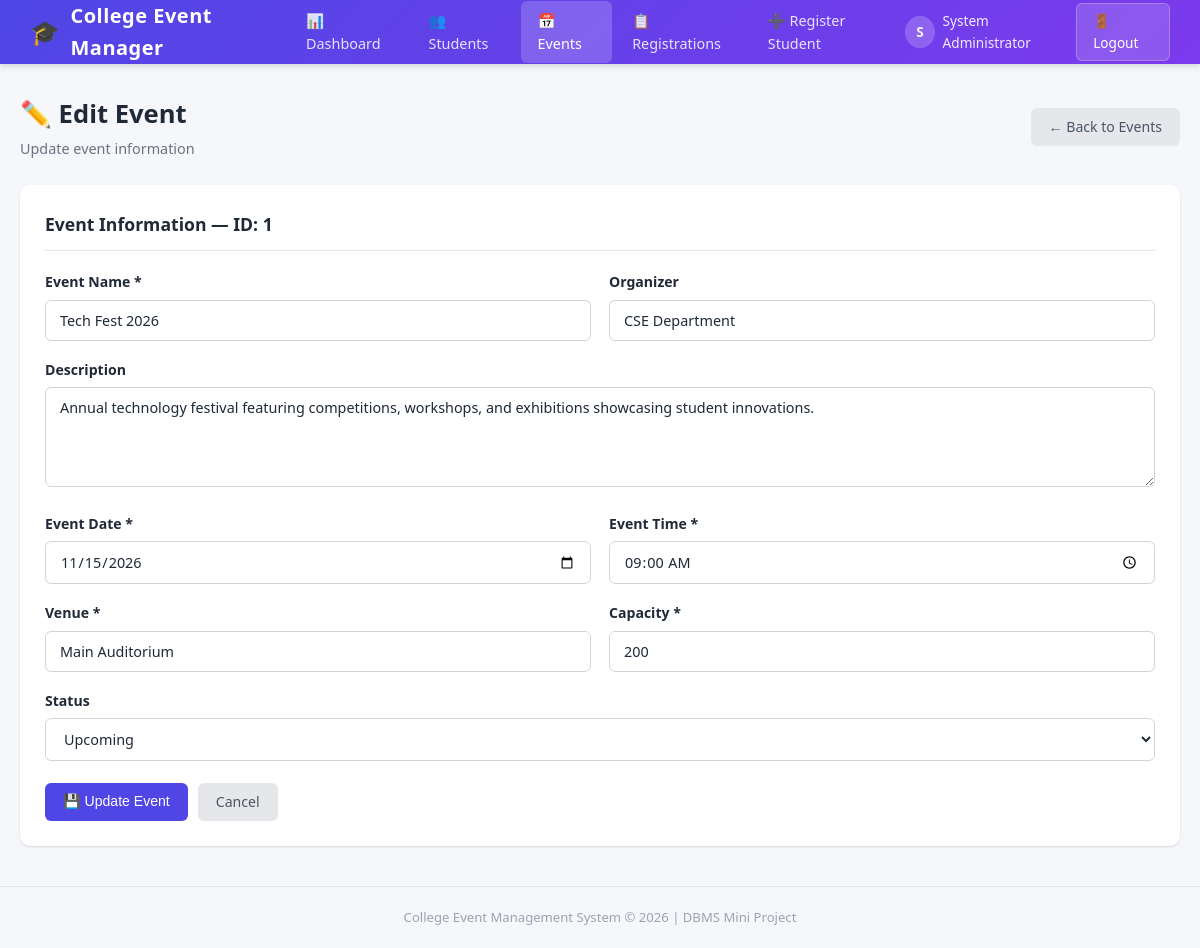
The app's page /edit_event.php?id=1 (signed in) with its own data.
### tables this page shows
CREATE TABLE events (
    event_id INT PRIMARY KEY AUTO_INCREMENT,
    event_name VARCHAR(150) NOT NULL,
    description TEXT,
    event_date DATE NOT NULL,
    event_time TIME NOT NULL,
    venue VARCHAR(150) NOT NULL,
    organizer VARCHAR(100),
    capacity INT NOT NULL,
    status ENUM('Upcoming','Ongoing','Completed','Cancelled') DEFAULT 'Upcoming',
    created_at TIMESTAMP DEFAULT CURRENT_TIMESTAMP
);

### edit_event.php (the view, shortened to what this page needs)
<?php
require_once 'header.php';
$event_id = intval($_GET['id'] ?? 0);
$stmt = mysqli_prepare($conn, "SELECT * FROM events WHERE event_id = ?");
mysqli_stmt_bind_param($stmt, "i", $event_id);
mysqli_stmt_execute($stmt);
$result = mysqli_stmt_get_result($stmt);
$event = mysqli_fetch_assoc($result);
?>
<div class="page-header">
    <div>
        <h2>✏️ Edit Event</h2>
        <p>Update event information</p>
    </div>
    <a href="events.php" class="btn btn-secondary">← Back to Events</a>
</div>
<div class="card">
    <div class="card-header">Event Information — ID: <?php echo $event_id; ?></div>
    <form method="POST" action="edit_event.php?id=<?php echo $event_id; ?>">
        <div class="form-row">
            <div class="form-group">
                <label for="event_name">Event Name *</label>
                <input type="text" id="event_name" name="event_name" class="form-control" required
                    value="<?php echo htmlspecialchars($event['event_name']); ?>">
            </div>
            <div class="form-group">
                <label for="organizer">Organizer</label>
                <input type="text" id="organizer" name="organizer" class="form-control"
                    value="<?php echo htmlspecialchars($event['organizer']); ?>">
            </div>
        </div>
        <div class="form-group">
            <label for="description">Description</label>
            <textarea id="description" name="description" class="form-control"><?php echo htmlspecialchars($event['description']); ?></textarea>
        </div>
        <div class="form-row">
            <div class="form-group">
                <label for="event_date">Event Date *</label>
                <input type="date" id="event_date" name="event_date" class="form-control" required
                    value="<?php echo htmlspecialchars($event['event_date']); ?>">
            </div>
            <div class="form-group">
                <label for="event_time">Event Time *</label>
                <input type="time" id="event_time" name="event_time" class="form-control" required
                    value="<?php echo htmlspecialchars($event['event_time']); ?>">
            </div>
        </div>
        <div class="form-row">
            <div class="form-group">
                <label for="venue">Venue *</label>
                <input type="text" id="venue" name="venue" class="form-control" required
                    value="<?php echo htmlspecialchars($event['venue']); ?>">
            </div>
            <div class="form-group">
                <label for="capacity">Capacity *</label>
                <input type="number" id="capacity" name="capacity" class="form-control" required min="1"
                    value="<?php echo htmlspecialchars($event['capacity']); ?>">
            </div>
        </div>
        <div class="form-group">
            <label for="status">Status</label>
            <select id="status" name="status" class="form-control">
                <?php
                $statuses = ['Upcoming', 'Ongoing', 'Completed', 'Cancelled'];
                foreach ($statuses as $s):
                ?>
                    <option value="<?php echo $s; ?>" <?php echo ($event['status'] === $s) ? 'selected' : ''; ?>>
                        <?php echo $s; ?>
                    </option>
                <?php endforeach; ?>
            </select>
        </div>
        <div class="form-actions">
            <button type="submit" class="btn btn-primary">💾 Update Event</button>
            <a href="events.php" class="btn btn-secondary">Cancel</a>
        </div>
    </form>
</div>
<?php require_once 'footer.php'; ?>

### style.css (style rules this page uses)
:root { --primary: #4F46E5; --primary-dark: #4338CA; --primary-light: #EEF2FF; --secondary: #7C3AED; --success: #16A34A; --success-light: #DCFCE7; --danger: #DC2626; --danger-light: #FEE2E2; --warning: #F59E0B; --warning-light: #FEF3C7; --info: #0EA5E9; --info-light: #E0F2FE; --bg: #F5F7FB; --white: #FFFFFF; --dark: #1F2937; --gray-100: #F3F4F6; --gray-200: #E5E7EB; --gray-300: #D1D5DB; --gray-400: #9CA3AF; --gray-500: #6B7280; --gray-600: #4B5563; --shadow: 0 1px 3px rgba(0,0,0,0.08), 0 1px 2px rgba(0,0,0,0.06); --shadow-md: 0 4px 6px rgba(0,0,0,0.07), 0 2px 4px rgba(0,0,0,0.05); --shadow-lg: 0 10px 15px rgba(0,0,0,0.08), 0 4px 6px rgba(0,0,0,0.04); --radius: 10px; --radius-sm: 6px; --transition: all 0.2s ease; }
*, *::before, *::after { margin: 0; padding: 0; box-sizing: border-box; }
body { font-family: 'Segoe UI', Tahoma, Geneva, Verdana, sans-serif; background: var(--bg); color: var(--dark); line-height: 1.6; min-height: 100vh; }
a { text-decoration: none; color: var(--primary); }
.page-header { display: flex; justify-content: space-between; align-items: center; margin-bottom: 25px; flex-wrap: wrap; gap: 15px; }
.page-header h2 { font-size: 1.6rem; font-weight: 700; color: var(--dark); }
.page-header p { color: var(--gray-500); font-size: 0.9rem; margin-top: 2px; }
.card { background: var(--white); border-radius: var(--radius); box-shadow: var(--shadow); padding: 25px; margin-bottom: 25px; transition: var(--transition); }
.card-header { font-size: 1.1rem; font-weight: 600; margin-bottom: 20px; padding-bottom: 12px; border-bottom: 1px solid var(--gray-200); color: var(--dark); }
.btn { display: inline-flex; align-items: center; gap: 6px; padding: 9px 18px; border: none; border-radius: var(--radius-sm); font-size: 0.88rem; font-weight: 500; cursor: pointer; transition: var(--transition); text-decoration: none; line-height: 1.4; white-space: nowrap; }
.btn-primary { background: var(--primary); color: var(--white); }
.btn-secondary { background: var(--gray-200); color: var(--gray-600); }
.form-group { margin-bottom: 18px; }
.form-group label { display: block; font-weight: 600; margin-bottom: 6px; font-size: 0.88rem; color: var(--dark); }
.form-control { width: 100%; padding: 10px 14px; border: 1px solid var(--gray-300); border-radius: var(--radius-sm); font-size: 0.9rem; font-family: inherit; color: var(--dark); background: var(--white); transition: var(--transition); }
select.form-control { appearance: auto; }
textarea.form-control { resize: vertical; min-height: 100px; }
.form-row { display: grid; grid-template-columns: 1fr 1fr; gap: 18px; }
.form-actions { margin-top: 22px; display: flex; gap: 10px; align-items: center; }

### records on screen
events: event_name "Tech Fest 2026", organizer "CSE Department", description "Annual technology festival featuring competitions, workshops, and exhibitions showcasing student innovations.", event_date "11/15/2026", event_time "09:00:00", venue "Main Auditorium", capacity "200", status "Upcoming"

### other values on screen
substr($_SESSION['full_name'], 0, 1) "S"
$_SESSION['full_name'] "System Administrator"
$event_id "1"
